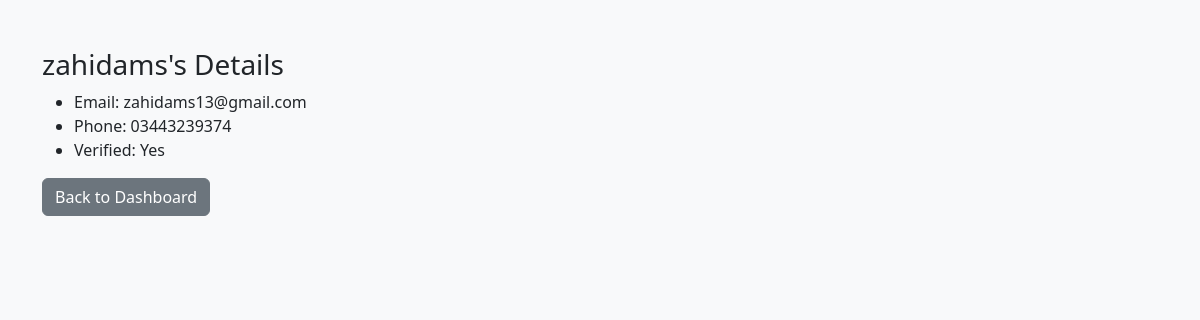
Page /admin/user/2 (signed in) on the committed database.
### models.py (models this page shows, shortened)
class User(db.Model, UserMixin):
    __tablename__ = 'users'
    id = db.Column(db.Integer, primary_key=True)
    username = db.Column(db.String(50), unique=True, nullable=False)
    email = db.Column(db.String(120), unique=True, nullable=False)
    phone = db.Column(db.String(20), unique=True, nullable=False)
    password = db.Column(db.String(200), nullable=False)
    is_verified = db.Column(db.Boolean, default=False)
    is_admin = db.Column(db.Boolean, default=False)
    created_at = db.Column(db.DateTime, default=datetime.utcnow)
    profile_pic = db.Column(db.String(200), default='logo.jpg')
    comments = db.relationship('Comment', back_populates='user', lazy=True)
    activities = db.relationship('Activity', back_populates='user', lazy=True)

### app.py (the view)
@app.route('/admin/user/<int:user_id>')
@login_required
@admin_required
def view_user_details(user_id):
    user = User.query.get_or_404(user_id)
    return render_template('view_user.html', user=user)

### app.py (called while the page is built)
@login_manager.user_loader
def load_user(user_id):
    return User.query.get(int(user_id))

@app.context_processor
def utility_processor():
    return dict(get_treatment=get_treatment)

def admin_required(f):
    @wraps(f)
    def decorated_function(*args, **kwargs):
        if not (current_user.is_authenticated and getattr(current_user, 'is_admin', False)):
            flash("Admin access required", "danger")
            return redirect(url_for('login'))
        return f(*args, **kwargs)
    return decorated_function

### templates/view_user.html (shortened to what this page needs)
<!DOCTYPE html>
<html lang="en">
<head>
    <link href="https://cdn.jsdelivr.net/npm/bootstrap@5.3.0/dist/css/bootstrap.min.css" rel="stylesheet">
</head>
<body class="bg-light">
    <div class="container mt-5">
        <h3>{{ user.username }}'s Details</h3>
        <ul>
            <li>Email: {{ user.email }}</li>
            <li>Phone: {{ user.phone }}</li>
            <li>Verified: {{ 'Yes' if user.is_verified else 'No' }}</li>
        </ul>
        <a href="{{ url_for('admin_dashboard') }}" class="btn btn-secondary">Back to Dashboard</a>
    </div>
</body>
</html>

### rows in the picture
User: username "zahidams", email "zahidams13@gmail.com", phone "03443239374", is_verified "Yes"
